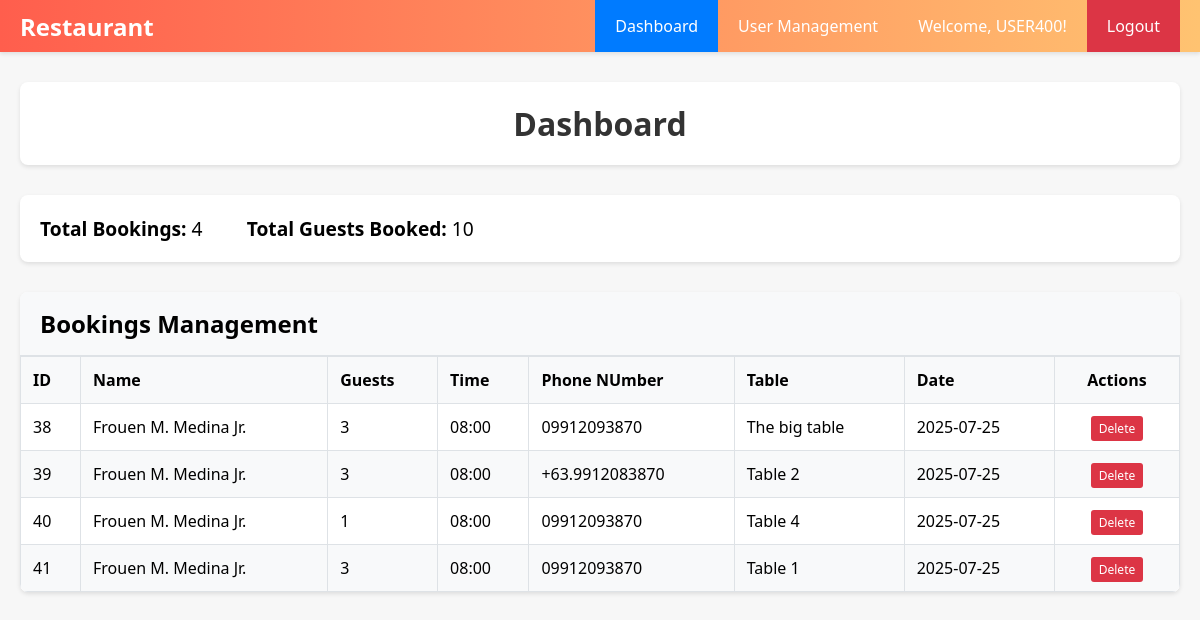
Page /admin_dashboard.php (signed in) on the committed database.
### tables this page shows
CREATE TABLE `reservations` (
  `id` int(11) NOT NULL,
  `name` varchar(100) DEFAULT NULL,
  `guests` int(11) DEFAULT NULL,
  `time` varchar(20) DEFAULT NULL,
  `table_name` varchar(100) DEFAULT NULL,
  `date` date DEFAULT NULL,
  `phone_number` varchar(255) NOT NULL
);

### admin_dashboard.php (the view, shortened to what this page needs)
<?php
$host = "localhost";
$user = "root";
$password = "";
$dbname = "restaurant";
$conn = new mysqli($host, $user, $password, $dbname);
$stats_sql = "SELECT COUNT(*) AS total_bookings, SUM(guests) AS total_guests FROM reservations";
$stats_result = $conn->query($stats_sql);
$stats = $stats_result->fetch_assoc();
$bookings_sql = "SELECT id, name, guests, time, phone_number, table_name, date FROM reservations ORDER BY date DESC, time DESC";
$bookings_result = $conn->query($bookings_sql);
?>
<!DOCTYPE html>
<html>
<head>
</head>
<body>
    <nav class="navbar">
        <div class="nav-container">
            <a href="admin_dashboard.php" class="nav-brand">Restaurant</a>
            <ul class="nav-menu">
                <li class="nav-item">
                    <a href="admin_dashboard.php" class="nav-link active">Dashboard</a>
                </li>
                <?php if ($_SESSION['role'] === 'admin'): ?>
                <li class="nav-item">
                    <a href="user.php" class="nav-link">User Management</a>
                </li>
                <?php endif; ?>
                <li class="nav-item">
                    <span class="user-info">Welcome, <?php echo htmlspecialchars($_SESSION['username']); ?>!</span>
                </li>
                <li class="nav-item">
                    <a href="?logout=1" class="nav-link logout-link" onclick="return confirm('Are you sure you want to logout?')">Logout</a>
                </li>
            </ul>
        </div>
    </nav>
    <div class="content">
        <div class="header">
            <h1>Dashboard</h1>
        </div>
        <div class="stats">
            <div><strong>Total Bookings:</strong> <?php echo $stats['total_bookings']; ?></div>
            <div><strong>Total Guests Booked:</strong> <?php echo $stats['total_guests'] ?? 0; ?></div>
        </div>
        <div class="table-container">
            <div class="table-header">
                <h2 style="margin: 0;">Bookings Management</h2>
            </div>
            <table>
                <thead>
                    <tr>
                        <th>ID</th>
                        <th>Name</th>
                        <th>Guests</th>
                        <th>Time</th>
                        <th>Phone NUmber</th>
                        <th>Table</th>
                        <th>Date</th>
                        <th class="actions-column">Actions</th>
                    </tr>
                </thead>
                <tbody>
                    <?php if ($bookings_result->num_rows > 0): ?>
                        <?php while($row = $bookings_result->fetch_assoc()): ?>
                            <tr>
                                <td><?php echo htmlspecialchars($row['id']); ?></td>
                                <td><?php echo htmlspecialchars($row['name']); ?></td>
                                <td><?php echo htmlspecialchars($row['guests']); ?></td>
                                <td><?php echo htmlspecialchars($row['time']); ?></td>
                                <td><?php echo htmlspecialchars($row['phone_number'] ?? 'N/A'); ?></td>
                                <td><?php echo htmlspecialchars($row['table_name']); ?></td>
                                <td><?php echo htmlspecialchars($row['date']); ?></td>
                                <td class="actions-column">
                                    <a href="?delete=<?php echo $row['id']; ?>"
                                       class="delete-btn"
                                       onclick="return confirm('Are you sure you want to delete this booking?')">Delete</a>
                                </td>
                            </tr>
                        <?php endwhile; ?>
                    <?php else: ?>
                        <tr><td colspan="7">No bookings found.</td></tr>
                    <?php endif; ?>
                </tbody>
            </table>
        </div>
    </div>
</body>
</html>

### admin_dashboard.php (style rules this page uses)
body { font-family: 'Segoe UI', Arial, sans-serif; margin: 0; background: #f7f7f7; }
.navbar { background: linear-gradient(to right, #ff5e4d, #ffc371); padding: 0; box-shadow: 0 2px 4px rgba(0,0,0,0.1); }
.nav-container { display: flex; justify-content: space-between; align-items: center; padding: 0 20px; }
.nav-brand { color: #fff; font-size: 1.5rem; font-weight: 600; text-decoration: none; }
.nav-menu { display: flex; list-style: none; margin: 0; padding: 0; align-items: center; }
.nav-item { margin: 0; }
.nav-link { display: block; color: #fff; text-decoration: none; padding: 15px 20px; transition: background 0.2s; }
.nav-link.active { background: #007bff; }
.logout-link { background: #dc3545; }
.user-info { color: #fff; padding: 15px 20px; white-space: nowrap; display: flex; align-items: center; }
.content { padding: 30px 20px; }
.header { background: #fff; padding: 20px; border-radius: 8px; box-shadow: 0 2px 4px rgba(0,0,0,0.1); margin-bottom: 30px; }
h1 { color: #333; margin: 0; text-align: center; }
.stats { margin-bottom: 30px; background: #fff; padding: 20px; border-radius: 8px; box-shadow: 0 2px 4px rgba(0,0,0,0.1); }
.stats div { display: inline-block; margin-right: 40px; font-size: 1.2em; }
.table-container { background: #fff; border-radius: 8px; box-shadow: 0 2px 4px rgba(0,0,0,0.1); overflow: hidden; }
.table-header { background: #f8f9fa; padding: 15px 20px; border-bottom: 1px solid #dee2e6; }
table { border-collapse: collapse; width: 100%; background: #fff; }
th, td { border: 1px solid #dee2e6; padding: 12px; text-align: left; }
th { background: #f8f9fa; font-weight: 600; }
tr:nth-child(even) { background: #f8f9fa; }
.delete-btn { background: #dc3545; color: white; padding: 4px 8px; text-decoration: none; border-radius: 3px; font-size: 12px; transition: background 0.2s; }
.actions-column { width: 100px; text-align: center; }

### rows in the picture
reservations: id "38", name "Frouen M. Medina Jr.", guests "3", time "08:00", phone_number "09912093870", table_name "The big table", date "2025-07-25"
reservations: id "39", name "Frouen M. Medina Jr.", guests "3", time "08:00", phone_number "+63.9912083870", table_name "Table 2", date "2025-07-25"
reservations: id "40", name "Frouen M. Medina Jr.", guests "1", time "08:00", phone_number "09912093870", table_name "Table 4", date "2025-07-25"
reservations: id "41", name "Frouen M. Medina Jr.", guests "3", time "08:00", phone_number "09912093870", table_name "Table 1", date "2025-07-25"

### other values in the picture
$_SESSION['username'] "USER400"
$stats['total_bookings'] "4"
$stats['total_guests'] "10"
